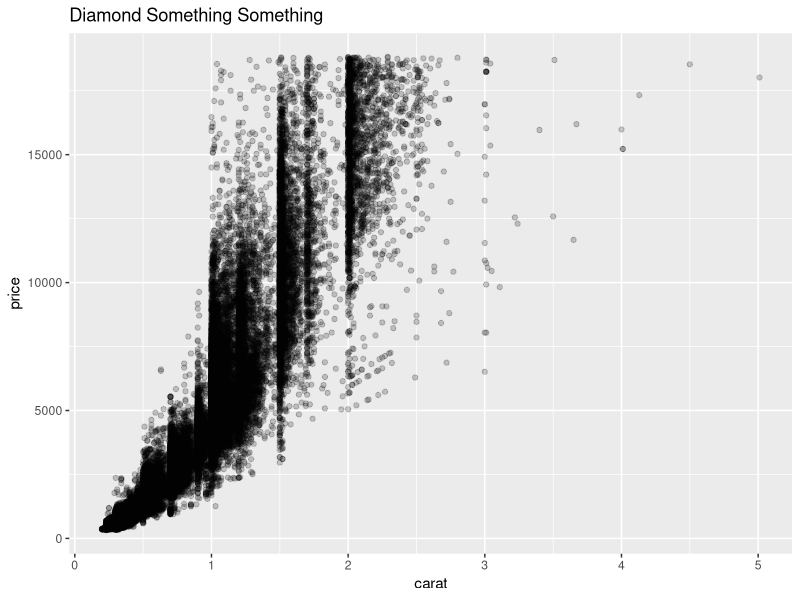

Reproduce this figure in R.
## ---- chunk 1
library(ggplot2)

now <- format(Sys.time(), "%A, %Y-%m-%d -- %H:%M:%S %Z")

message(paste0("Can you believe it's ", now, "?"))

ggplot(diamonds, aes(x = carat, y = price)) +
  geom_point(alpha = 0.2) +
  labs(title = "Diamond Something Something") +
  theme("minimal")
